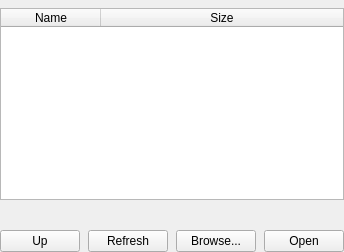
          <widget class="QWidget" name="tab_5">
           <attribute name="title">
            <string>Filesystem</string>
           </attribute>
           <layout class="QVBoxLayout" name="verticalLayout_8">
            <property name="spacing">
             <number>8</number>
            </property>
            <property name="leftMargin">
             <number>0</number>
            </property>
            <property name="topMargin">
             <number>8</number>
            </property>
            <property name="rightMargin">
             <number>0</number>
            </property>
            <property name="bottomMargin">
             <number>0</number>
            </property>
            <item>
             <widget class="QTableWidget" name="logTable">
              <property name="editTriggers">
               <set>QAbstractItemView::EditTrigger::NoEditTriggers</set>
              </property>
              <property name="selectionMode">
               <enum>QAbstractItemView::SelectionMode::SingleSelection</enum>
              </property>
              <property name="selectionBehavior">
               <enum>QAbstractItemView::SelectionBehavior::SelectRows</enum>
              </property>
              <property name="sortingEnabled">
               <bool>false</bool>
              </property>
              <attribute name="horizontalHeaderStretchLastSection">
               <bool>true</bool>
              </attribute>
              <attribute name="verticalHeaderVisible">
               <bool>false</bool>
              </attribute>
              <column>
               <property name="text">
                <string>Name</string>
               </property>
              </column>
              <column>
               <property name="text">
                <string>Size</string>
               </property>
              </column>
             </widget>
            </item>
            <item>
             <widget class="QLabel" name="pathLabel">
              <property name="sizePolicy">
               <sizepolicy hsizetype="Ignored" vsizetype="Preferred">
                <horstretch>0</horstretch>
                <verstretch>0</verstretch>
               </sizepolicy>
              </property>
              <property name="text">
               <string />
              </property>
              <property name="wordWrap">
               <bool>true</bool>
              </property>
              <property name="hint" stdset="0">
               <bool>true</bool>
              </property>
             </widget>
            </item>
            <item>
             <layout class="QHBoxLayout" name="horizontalLayout_4">
              <property name="spacing">
               <number>8</number>
              </property>
              <item>
               <widget class="QPushButton" name="logListUpButton">
                <property name="text">
                 <string>Up</string>
                </property>
                <property name="icon">
                 <iconset resource="../res.qrc">
                  <normaloff>:/res/icons/Upload-96.png</normaloff>:/res/icons/Upload-96.png</iconset>
                </property>
               </widget>
              </item>
              <item>
               <widget class="QPushButton" name="logListRefreshButton">
                <property name="text">
                 <string>Refresh</string>
                </property>
                <property name="icon">
                 <iconset resource="../res.qrc">
                  <normaloff>:/res/icons/Refresh-96.png</normaloff>:/res/icons/Refresh-96.png</iconset>
                </property>
               </widget>
              </item>
              <item>
               <spacer name="horizontalSpacer_2">
                <property name="orientation">
                 <enum>Qt::Orientation::Horizontal</enum>
                </property>
                <property name="sizeHint" stdset="0">
                 <size>
                  <width>0</width>
                  <height>0</height>
                 </size>
                </property>
               </spacer>
              </item>
              <item>
               <widget class="QPushButton" name="openCsvButton">
                <property name="toolTip">
                 <string>Open CSV file...</string>
                </property>
                <property name="text">
                 <string>Browse...</string>
                </property>
                <property name="icon">
                 <iconset resource="../res.qrc">
                  <normaloff>:/res/icons/Open Folder-96.png</normaloff>:/res/icons/Open Folder-96.png</iconset>
                </property>
               </widget>
              </item>
              <item>
               <widget class="QPushButton" name="logListOpenButton">
                <property name="text">
                 <string>Open</string>
                </property>
                <property name="icon">
                 <iconset resource="../res.qrc">
                  <normaloff>:/res/icons/Open Folder-96.png</normaloff>:/res/icons/Open Folder-96.png</iconset>
                </property>
                <property name="primary" stdset="0">
                 <bool>true</bool>
                </property>
               </widget>
              </item>
             </layout>
            </item>
           </layout>
          </widget>
